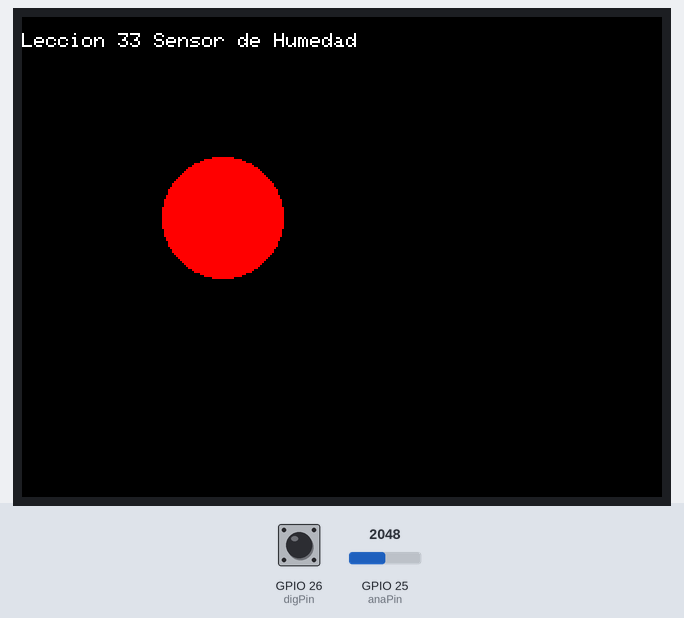
A sketch run on a simulated ESP32. Parts: 320×240 colour display. The test bench sets the inputs (shaded band); at power-on: GPIO 26 (digPin) HIGH, GPIO 25 (anaPin) = 2048. What the sketch prints to the serial monitor is not drawn.

Above: at 1.4 s.
1.5 s: GPIO 26 (digPin) pulled LOW for 0.6 s
At 2.0 s:
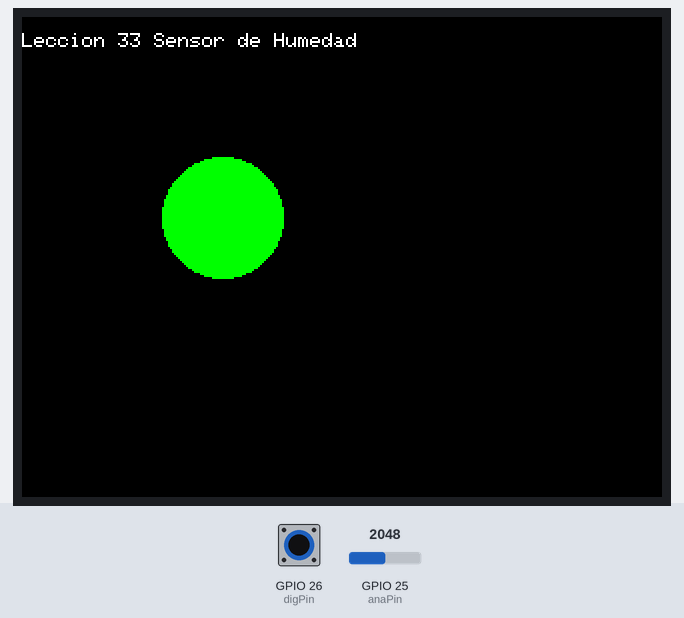
Timing chart, 0 to 4.5 s (numbered marks = the images above; inputs shaded):
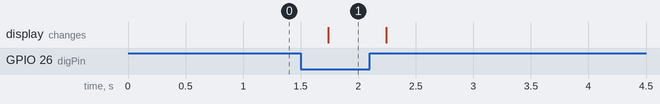

The sketch:

Leccion_33_Sensor_humedad.ino
```cpp
// Placa "ESP32 Dev Module"

#define titleccion "Leccion 33 Sensor de Humedad"

#include <TFT_eSPI.h> // Hardware-specific library

#define digPin 26
#define anaPin 25

TFT_eSPI tft = TFT_eSPI();       // Invoke custom library

void setup(void) {
  Serial.begin(115200);
  Serial.println("");
  Serial.println(titleccion);

  pinMode(digPin, INPUT_PULLUP);
  pinMode(anaPin, INPUT);

    // Pantalla TFT
  tft.init();
  tft.setRotation(3);
  tft.fillScreen(TFT_BLACK);
  tft.setTextColor(TFT_WHITE);
  tft.setCursor(0, 0);
  tft.setTextSize(1);
  tft.println();
  tft.println(titleccion);
}

void loop(void)
{
  int valordig = digitalRead(digPin);
  int valorana = analogRead(anaPin);
  if (valordig == HIGH)
    {
    tft.fillCircle(100, 100, 30, TFT_RED);
    Serial.println(valorana);
    }
  else
    {
    tft.fillCircle(100, 100, 30, TFT_GREEN );
    Serial.println(valorana);
    }
  delay(500);
}
```

Measured:
- after the input at 1.5 s, the display: changes after 0.24 s (image 1)
